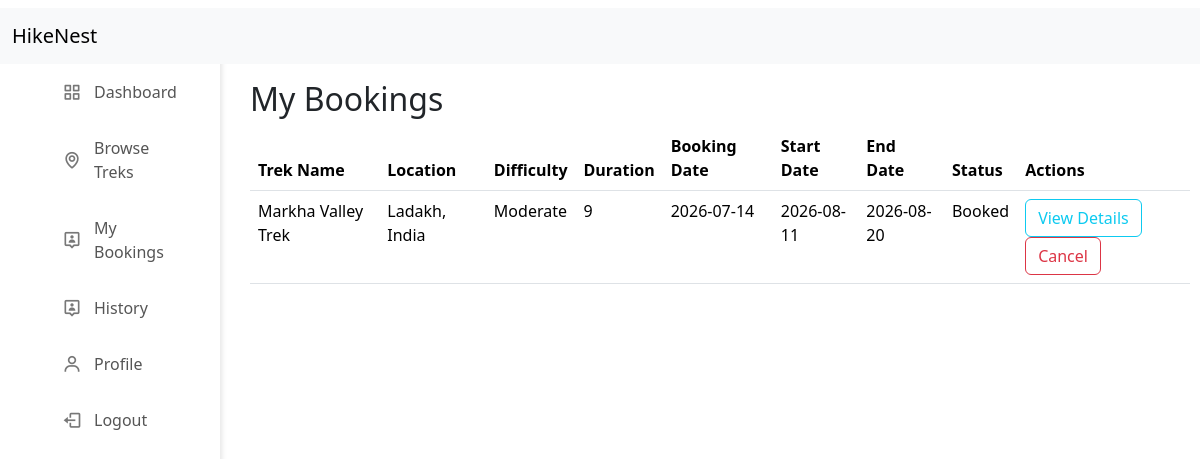
The app's page /user_bookings/6 (signed in) with its own data.
### application/models.py (models this page shows)
class Booking(db.Model):
    __tablename__ = 'booking'
    id = db.Column(db.Integer(), primary_key = True, autoincrement = True)
    user_id = db.Column(db.Integer(), db.ForeignKey('user.id'),  nullable = False)
    trek_id = db.Column(db.Integer(), db.ForeignKey('trek.id'),  nullable = False)
    booking_date = db.Column(db.Date(),  nullable = False, default=date.today)
    status = db.Column(db.String(),  nullable = False, default= "Booked")

class Trek(db.Model):
    __tablename__ = 'trek'
    id = db.Column(db.Integer(), primary_key = True, autoincrement = True)
    trek_name = db.Column(db.String(),  nullable = False)
    location = db.Column(db.String(),  nullable = False)
    difficulty = db.Column(db.String(),  nullable = False)
    duration = db.Column(db.String(),  nullable = False)
    available_slots = db.Column(db.Integer(),  nullable = False)
    assigned_staff_id = db.Column(db.Integer(), db.ForeignKey('staff.id'),  nullable = False)
    start_date = db.Column(db.Date(),  nullable = False)
    end_date = db.Column(db.Date(),  nullable = False)
    status = db.Column(db.String(),  nullable = False)
    description = db.Column(db.String(),  nullable = False)
    bookings = db.relationship("Booking", backref = "trek")

### application/controllers.py (the view)
@app.route("/user_bookings/<int:user_id>")
def user_bookings(user_id):
    this_user = User.query.filter_by(id = user_id).first()
    my_treks = Booking.query.filter_by(user_id = user_id, status="Booked").all()
    return render_template("user_bookings.html",this_user = this_user, my_treks = my_treks)

### templates/user_bookings.html (shortened to what this page needs)
<!DOCTYPE html>
<html>
    <head>
        <link rel="stylesheet" href="/static/dashboard.css">
        <link href="https://cdn.jsdelivr.net/npm/bootstrap@5.3.8/dist/css/bootstrap.min.css" rel="stylesheet">
        <link rel="stylesheet" href="https://cdn.jsdelivr.net/npm/boxicons@latest/css/boxicons.min.css">
    </head>
    <body>
        <div class="sidebar">
            <ul class="nav-links">
                <li><a href="/user_dashboard/{{this_user.id}}"><i class="bx bx-grid-alt"></i> Dashboard</a></li>
                <li><a href="/user_trek/{{this_user.id}}"><i class="bx bx-map"></i>Browse Treks</a></li>
                <li><a href="/user_bookings/{{this_user.id}}"><i class="bx bx-user-pin"></i>My Bookings</a></li>
                <li><a href="/user_history/{{this_user.id}}"><i class="bx bx-user-pin"></i>History</a></li>
                <li><a href="/user_profile/{{this_user.id}}"><i class="bx bx-user"></i>Profile</a></li>
                <li><a href="/logout" class="logout"><i class="bx bx-log-out"></i> Logout</a></li>
            </ul>
        </div>
        <div class="navbar" style = "position : fixed; ">
            <nav class="navbar bg-body-tertiary" >
                <div class="container-fluid">
                    <a class="navbar-brand">HikeNest</a>
                </div>
            </nav>
        </div>
        <div class = "canvas" >
            <h2>My Bookings</h2>
            <div class = "table">
                <table class="table table-hover">
                    <thead>
                        <tr>
                            <th scope="row">Trek Name</th>
                            <th scope="row">Location</th>
                            <th scope="row">Difficulty</th>
                            <th scope="row">Duration</th>
                            <th scope="row">Booking Date</th>
                            <th scope="row">Start Date</th>
                            <th scope="row">End Date</th>
                            <th scope="row">Status</th>
                            <th scope="row">Actions</th>
                        </tr>
                    </thead>
                    <tbody>
                        {% if my_treks %}
                            {% for treks in my_treks %}
                            <tr>
                                <td>{{treks.trek.trek_name}}</td>
                                <td>{{treks.trek.location}}</td>
                                <td>{{treks.trek.difficulty}}</td>
                                <td>{{treks.trek.duration}}</td>
                                <td>{{treks.booking_date}}</td>
                                <td>{{treks.trek.start_date}}</td>
                                <td>{{treks.trek.end_date}}</td>
                                <td>{{treks.status}}</td>
                                <td><a href = "/user_trek_details/{{this_user.id}}/{{treks.trek.id}}" class="btn btn-outline-info">View Details</a>
                                    <a href = "/user_trek_cancel/{{this_user.id}}/{{treks.trek.id}}" class="btn btn-outline-danger">Cancel</a>
                            </tr>
                            {% endfor %}
                        {% else %}
                        <tr>
                            <td colspan="9" class="text-center">
                                There is no data.
                            </td>
                        </tr>
                        {% endif %}
                    </tbody>
                </table>
            </div>
        </div>
    </body>
</html>

### static/dashboard.css (style rules this page uses)
* { margin: 0; padding: 0; box-sizing: border-box; }
body { background-color: #f4f5f7; }
.sidebar { margin-top: 50px; position: fixed; top: 0; left: 0; height: 100%; width: 220px; background-color: #ffffff; box-shadow: 2px 0px 5px rgba(0,0,0,0.1); padding: 20px; }
.nav-links { list-style: none; }
.nav-links li { margin-bottom: 12px; }
.nav-links li a { display: flex; align-items: center; text-decoration: none; color: #555555; font-size: 16px; padding: 10px; border-radius: 6px; }
.nav-links li a i { font-size: 20px; margin-right: 12px; color: #777777; }
.navbar { top: 0; margin-top: 0px; width: 100%; position:fixed; text-decoration: none; }
.canvas { overflow: auto; margin-left: 240px; margin-top: 70px; margin-right: 20px; padding: 10px; width:calc(100% - 240px); height:calc(100vh - 70px); }

### records on screen
Booking: trek.trek_name "Markha Valley Trek", trek.location "Ladakh, India", trek.difficulty "Moderate", trek.duration "9", booking_date "2026-07-14", trek.start_date "2026-08-11", trek.end_date "2026-08-20", status "Booked"
